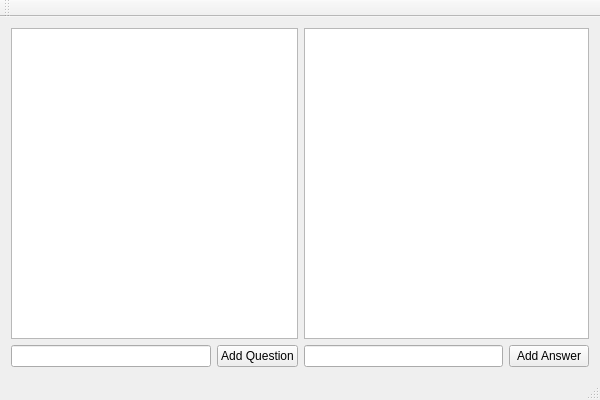
<?xml version="1.0" encoding="UTF-8"?>
<ui version="4.0">
 <class>QuestionAnswerClass</class>
 <widget class="QMainWindow" name="QuestionAnswerClass">
  <property name="geometry">
   <rect>
    <x>0</x>
    <y>0</y>
    <width>600</width>
    <height>400</height>
   </rect>
  </property>
  <property name="windowTitle">
   <string>QuestionAnswer</string>
  </property>
  <widget class="QWidget" name="centralWidget">
   <layout class="QGridLayout" name="gridLayout">
    <item row="0" column="0" colspan="2">
     <widget class="QListView" name="questionView"/>
    </item>
    <item row="0" column="2" colspan="2">
     <widget class="QListWidget" name="answerList"/>
    </item>
    <item row="1" column="0">
     <widget class="QLineEdit" name="questionEdit"/>
    </item>
    <item row="1" column="1">
     <widget class="QPushButton" name="addButton">
      <property name="text">
       <string>Add Question</string>
      </property>
     </widget>
    </item>
    <item row="1" column="2">
     <widget class="QLineEdit" name="answerEdit"/>
    </item>
    <item row="1" column="3">
     <widget class="QPushButton" name="answerButton">
      <property name="text">
       <string>Add Answer</string>
      </property>
     </widget>
    </item>
   </layout>
  </widget>
  <widget class="QMenuBar" name="menuBar">
   <property name="geometry">
    <rect>
     <x>0</x>
     <y>0</y>
     <width>600</width>
     <height>18</height>
    </rect>
   </property>
  </widget>
  <widget class="QToolBar" name="mainToolBar">
   <attribute name="toolBarArea">
    <enum>TopToolBarArea</enum>
   </attribute>
   <attribute name="toolBarBreak">
    <bool>false</bool>
   </attribute>
  </widget>
  <widget class="QStatusBar" name="statusBar"/>
 </widget>
 <layoutdefault spacing="6" margin="11"/>
 <resources>
  <include location="QuestionAnswer.qrc"/>
 </resources>
 <connections/>
</ui>
